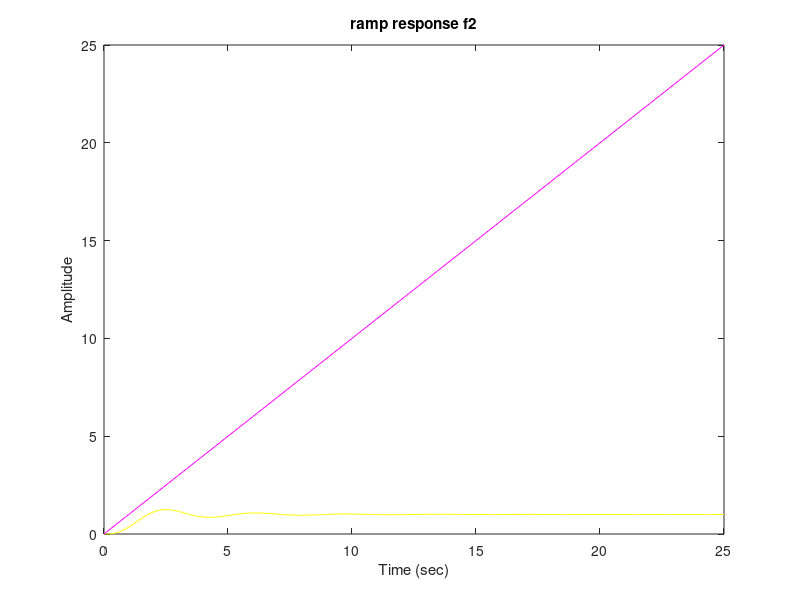
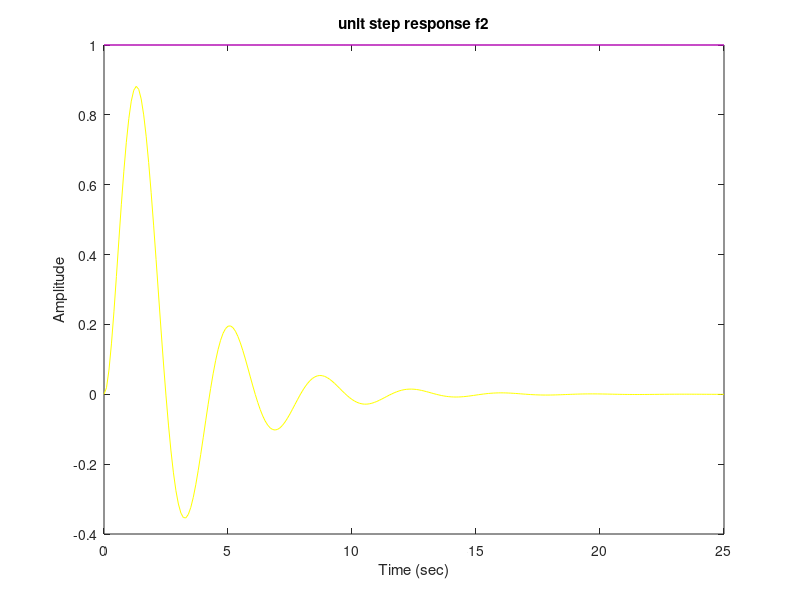

The MATLAB script that drew these images, in order:
clc;
clear all;
close all;
G_num=[0 0 4];
G_den=[1 2 0];
K_num=[0 1 1];
K_den=[0 1 0];
Gs=tf(G_num,G_den);
Ks=tf(K_num,K_den);
f2=((Gs)/(1+Gs*Ks));
sys=feedback(Gs,Ks)
t = 0:0.1:25;
%ramp 
u=t;
figure;
[y,t,x] = lsim(sys,u,t);
plot(t,y,'y',t,u,'m');
xlabel('Time (sec)');
ylabel('Amplitude');
title('ramp response f2');
%unit step
u=(t>=0);
figure;
[y,t,x] = lsim(sys,u,t);
plot(t,y,'y',t,u,'m');
xlabel('Time (sec)');
ylabel('Amplitude');
title('unit step response f2'); 
